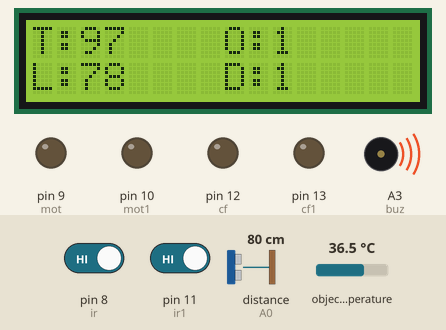
Recording of a sketch running on a simulated Arduino Uno, built with avr-gcc and run on an emulated ATmega328P. Parts: 16×2 character LCD, output pins drawn as LEDs (lit = HIGH), buzzer (waves = sounding, pin HIGH). Wiring (inferred from the names in the program): ultrasonic range finder: trigger A1; echo A0. The inputs (shaded band) are chosen by the test bench; at power-on: pin 8 (ir) HIGH, distance to the obstacle (sensor on A0) 80 cm, pin 11 (ir1) HIGH, object temperature 36.5 °C. The echo pulse lasts 58.3 µs per cm; pins used as bus, display or sensor lines are not drawn; what the sketch prints to the serial monitor is not drawn.

Above: at 3.2 s.
3.3 s: pin 8 (ir) driven LOW
At 3.9 s:
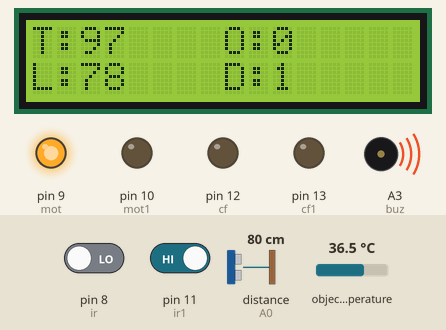
4.8 s: distance to the obstacle (sensor on A0) set to 18 cm
At 5.4 s:
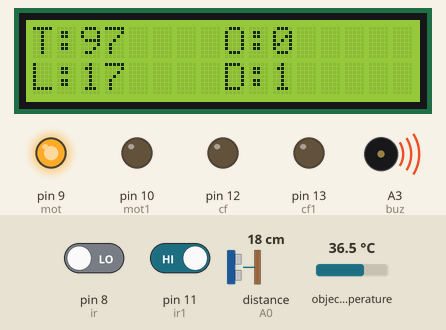
6.3 s: distance to the obstacle (sensor on A0) set to 15 cm
At 7.6 s:
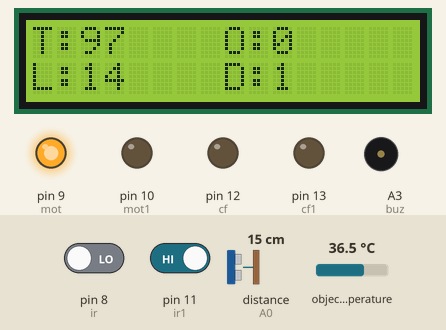
7.9 s: pin 11 (ir1) driven LOW
At 8.3 s:
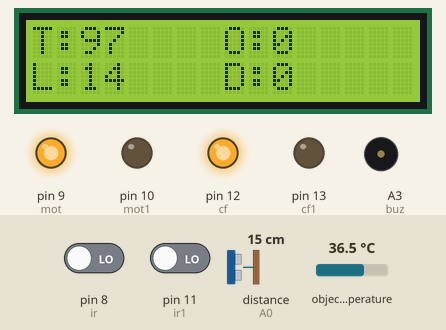
9.4 s: object temperature set to 38.1 °C
At 10.5 s:
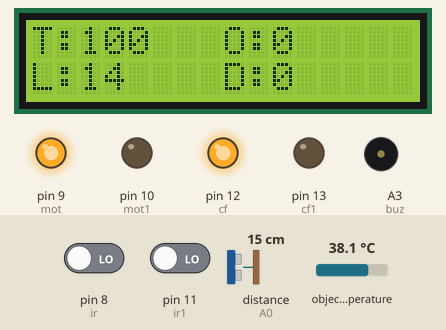
11.0 s: object temperature set to 38.6 °C
At 12.4 s:
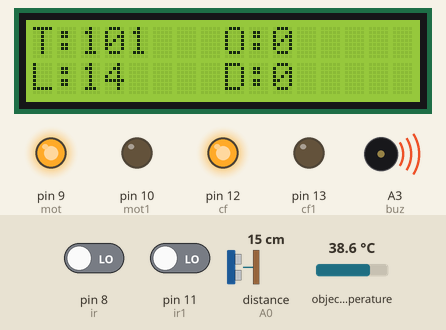
Timing chart, 0 to 13.5 s (numbered marks = the images above; inputs shaded):
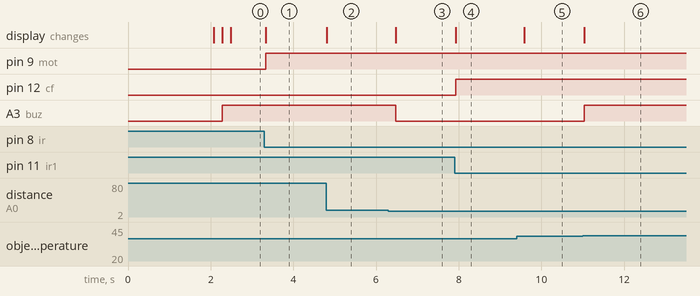

The sketch:

code.ino
```cpp
#include <Wire.h>
#include <Adafruit_MLX90614.h>
Adafruit_MLX90614 mlx = Adafruit_MLX90614();
#include <LiquidCrystal.h>
const int rs = 2, en = 3, d4 = 4, d5 = 5, d6 = 6, d7 = 7;
LiquidCrystal lcd(rs, en, d4, d5, d6, d7);
const int pingPin = A1; // Trigger Pin of Ultrasonic Sensor
const int echoPin = A0; // Echo Pin of Ultrasonic Sensor
long duration;
int distance;
int ir=8;
int ir1=11;
int cf=12;
int cf1=13;
int mot=9;
int mot1=10;
int buz=A3;
void setup() {
  pinMode(cf,OUTPUT);
  pinMode(cf1,OUTPUT);
  pinMode(ir1,INPUT);
  Serial.begin(9600);
  Serial.println("Adafruit MLX90614 test");
  mlx.begin();
  lcd.begin(16,2);
  pinMode(pingPin, OUTPUT);
  pinMode(echoPin, INPUT);
  pinMode(buz,OUTPUT);
  lcd.setCursor(4,0);
  lcd.print("WELCOME");
  lcd.setCursor(0,1);
  lcd.print("Sanitizer disp sys");
  delay(2000);
  lcd.clear();
  pinMode(mot,OUTPUT);
  pinMode(mot1,OUTPUT);
  pinMode(ir,INPUT);
}
void loop() {
    delay(200);
digitalWrite(pingPin, LOW);
delayMicroseconds(2);
digitalWrite(pingPin, HIGH);
delayMicroseconds(10);
digitalWrite(pingPin, LOW);
duration = pulseIn(echoPin, HIGH);
distance=duration*0.034/2;
int t=(mlx.readObjectTempF());
int ob=digitalRead(ir);
int ob1=digitalRead(ir1);
lcd.clear();
lcd.setCursor(0,0);
lcd.print("T:");
lcd.setCursor(2,0);
lcd.print(t);
lcd.setCursor(8,0);
lcd.print("O:");
lcd.setCursor(10,0);
lcd.print(ob);
lcd.setCursor(0,1);
lcd.print("L:");
lcd.setCursor(2,1);
lcd.print(distance);
lcd.setCursor(8,1);
lcd.print("D:");
lcd.setCursor(10,1);
lcd.print(ob1);
if(ob==0)
{
  digitalWrite(mot,1);
}
else
{
  digitalWrite(mot,0);
}
if((distance>15)||(t>100))
{
  digitalWrite(buz,1);
}
else
{
  digitalWrite(buz,0);
}
if(ob1==0)
{
  digitalWrite(cf,1);
  digitalWrite(cf1,0);
}
else
{
  digitalWrite(cf,0);
  digitalWrite(cf1,0);
}
}
```

Measured:
- the behaviour switches between 17 and 16 cm on distance to the obstacle (sensor on A0) (found by bisection; images 2 and 3)
- the behaviour switches between 38.3 and 38.4 °C on object temperature (found by bisection; images 5 and 6)
- after the input at 3.3 s, pin 9 (mot): LOW → HIGH at once; the display: changes at once (image 1)
- after the input at 4.8 s, the display: changes at once (image 2)
- after the input at 6.3 s, A3 (buz): HIGH → LOW after 0.18 s; the display: changes after 0.18 s (image 3)
- after the input at 7.9 s, pin 12 (cf): LOW → HIGH at once; the display: changes at once (image 4)
- after the input at 9.4 s, the display: changes after 0.19 s (image 5)
- after the input at 11.0 s, A3 (buz): LOW → HIGH at once; the display: changes at once (image 6)
